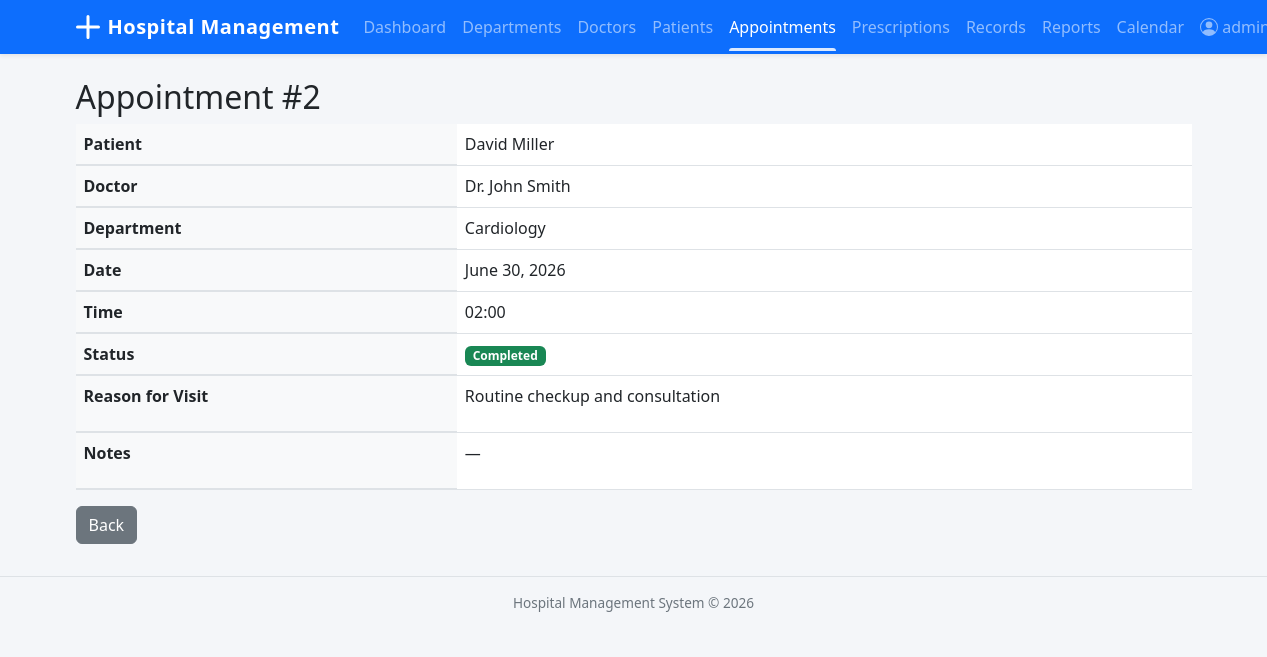
The app's page /appointments/2/ (signed in), older data.
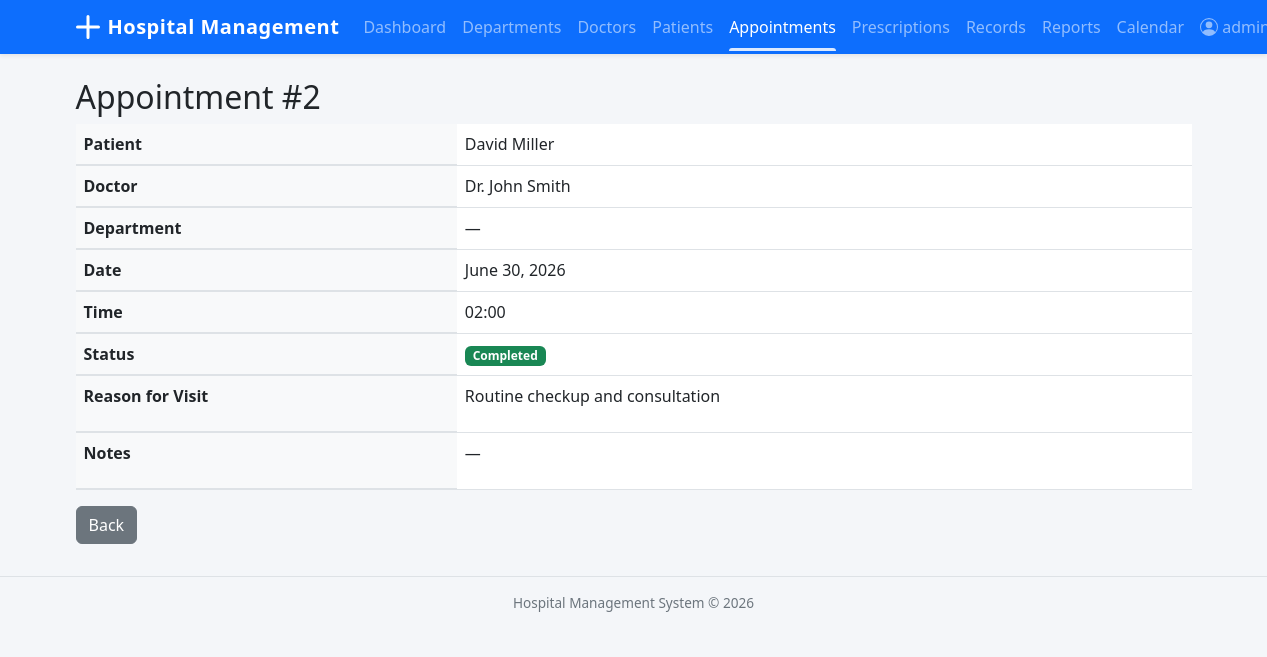
The same page, newer data.
### appointments/models.py (models this page shows, shortened)
class Appointment(models.Model):
    class Status(models.TextChoices):
        PENDING = 'Pending', 'Pending'
        CONFIRMED = 'Confirmed', 'Confirmed'
        COMPLETED = 'Completed', 'Completed'
        CANCELLED = 'Cancelled', 'Cancelled'
    patient = models.ForeignKey(
        'patients.Patient', on_delete=models.CASCADE, related_name='appointments'
    )
    doctor = models.ForeignKey(
        'doctors.Doctor', on_delete=models.SET_NULL, null=True, related_name='appointments'
    )
    department = models.ForeignKey(
        'departments.Department', on_delete=models.SET_NULL, null=True
    )
    appointment_date = models.DateField()
    appointment_time = models.TimeField()
    status = models.CharField(max_length=20, choices=Status.choices, default=Status.PENDING)
    reason_for_visit = models.TextField(blank=True)
    notes = models.TextField(blank=True)
    created_at = models.DateTimeField(auto_now_add=True)
    class Meta:
        ordering = ['-appointment_date', '-appointment_time']

### departments/models.py (models this page shows)
class Department(models.Model):
    name = models.CharField(max_length=100, unique=True)
    description = models.TextField(blank=True)
    head_of_department = models.ForeignKey(
        'doctors.Doctor', on_delete=models.SET_NULL,
        null=True, blank=True, related_name='headed_departments'
    )
    def __str__(self):
        return self.name

### patients/models.py (models this page shows)
class Patient(models.Model):
    class Gender(models.TextChoices):
        MALE = 'Male', 'Male'
        FEMALE = 'Female', 'Female'
        OTHER = 'Other', 'Other'
    class BloodGroup(models.TextChoices):
        A_POS = 'A+', 'A+'
        A_NEG = 'A-', 'A-'
        B_POS = 'B+', 'B+'
        B_NEG = 'B-', 'B-'
        AB_POS = 'AB+', 'AB+'
        AB_NEG = 'AB-', 'AB-'
        O_POS = 'O+', 'O+'
        O_NEG = 'O-', 'O-'
    first_name = models.CharField(max_length=50)
    last_name = models.CharField(max_length=50)
    date_of_birth = models.DateField()
    gender = models.CharField(max_length=10, choices=Gender.choices)
    blood_group = models.CharField(max_length=5, choices=BloodGroup.choices, blank=True)
    phone_number = models.CharField(max_length=15)
    email = models.EmailField(blank=True)
    address = models.TextField(blank=True)
    emergency_contact_name = models.CharField(max_length=100, blank=True)
    emergency_contact_phone = models.CharField(max_length=15, blank=True)
    registered_date = models.DateTimeField(auto_now_add=True)
    def __str__(self):
        return f"{self.first_name} {self.last_name}"

### doctors/models.py (models this page shows)
class Doctor(models.Model):
    user = models.OneToOneField(settings.AUTH_USER_MODEL, on_delete=models.CASCADE)
    department = models.ForeignKey(
        'departments.Department', on_delete=models.SET_NULL,
        null=True, blank=True, related_name='doctors'
    )
    specialization = models.CharField(max_length=100)
    qualification = models.CharField(max_length=200)
    experience_years = models.PositiveIntegerField(default=0)
    consultation_fee = models.DecimalField(max_digits=10, decimal_places=2, default=0)
    available_days = models.CharField(
        max_length=100,
        help_text="Comma-separated days (e.g., Monday,Tuesday,Wednesday)"
    )
    available_time_start = models.TimeField(null=True, blank=True)
    available_time_end = models.TimeField(null=True, blank=True)
    is_active = models.BooleanField(default=True)
    def __str__(self):
        return f"Dr. {self.user.get_full_name() or self.user.username}"

### accounts/models.py (models this page shows, shortened)
class User(AbstractUser):
    class Role(models.TextChoices):
        ADMIN = 'Admin', 'Admin'
        DOCTOR = 'Doctor', 'Doctor'
        RECEPTIONIST = 'Receptionist', 'Receptionist'
    role = models.CharField(max_length=20, choices=Role.choices, default=Role.RECEPTIONIST)
    phone_number = models.CharField(max_length=15, blank=True)

### appointments/views.py (the view)
# urls.py: path('<int:pk>/', views.AppointmentDetailView.as_view(), name='appointment_detail'),
class AppointmentDetailView(LoginRequiredMixin, DetailView):
    model = Appointment
    template_name = 'appointments/appointment_detail.html'
    context_object_name = 'appointment'

### templates/appointments/appointment_detail.html (shortened to what this page needs)
{% extends 'base.html' %}
{% block content %}
<h2>Appointment #{{ appointment.id }}</h2>
<table class="table">
    <tr><th>Patient</th><td>{{ appointment.patient }}</td></tr>
    <tr><th>Doctor</th><td>{{ appointment.doctor|default:"—" }}</td></tr>
    <tr><th>Department</th><td>{{ appointment.department|default:"—" }}</td></tr>
    <tr><th>Date</th><td>{{ appointment.appointment_date }}</td></tr>
    <tr><th>Time</th><td>{{ appointment.appointment_time|time:"H:i" }}</td></tr>
    <tr><th>Status</th><td><span class="badge bg-{% if appointment.status == 'Completed' %}success{% elif appointment.status == 'Cancelled' %}danger{% elif appointment.status == 'Confirmed' %}info{% else %}warning{% endif %}">{{ appointment.status }}</span></td></tr>
    <tr><th>Reason for Visit</th><td>{{ appointment.reason_for_visit|default:"—"|linebreaks }}</td></tr>
    <tr><th>Notes</th><td>{{ appointment.notes|default:"—"|linebreaks }}</td></tr>
</table>
<div class="mt-3">
    <a href="{% url 'appointment_list' %}" class="btn btn-secondary">Back</a>
</div>
{% endblock %}

Row changes from the older to the newer data that the page shows:
changed Appointment "Routine checkup and consultation": department "Cardiology" → "—"
